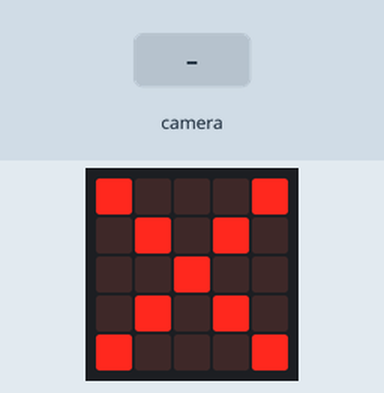
A program run on a simulated BBC micro:bit (MakeCode). Parts: the board's 5×5 LED display. Inputs (shaded band) come from the test bench.

Above: at 1.2 s.
1.3 s: the camera recognises learned object ID3 for 2 s
At 2.5 s:
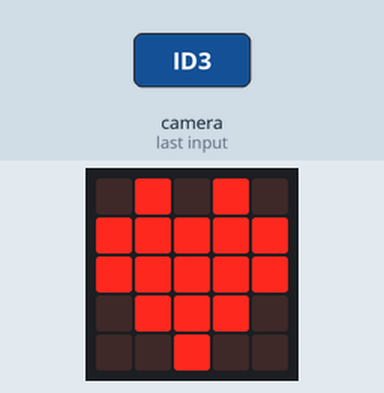
Timing chart, 0 to 4.3 s (numbered marks = the images above; inputs shaded):
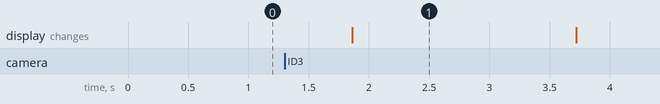

Measured:
- after the input at 1.3 s, the display: changes after 0.56 s (image 1)
- what the display in image 1 shows lasts 1.8 s, from 1.9 s to 3.7 s

The program:

main.ts
```typescript
huskylens.initI2c()
huskylens.initMode(protocolAlgorithm.ALGORITHM_COLOR_RECOGNITION)
basic.forever(function () {
    if (huskylens.isLearned(3)) {
        if (huskylens.isAppear(3, HUSKYLENSResultType_t.HUSKYLENSResultBlock)) {
            basic.showIcon(IconNames.Heart)
        } else {
            basic.showIcon(IconNames.No)
        }
    }
})
```

test.ts
```typescript
// i test vanno qui; questi non saranno compilati quando questo pacchetto viene usato come estensione.
```
